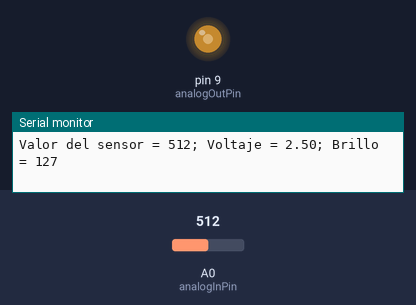
Simulated run of this sketch. Board: Arduino Uno, built with avr-gcc and run on an emulated ATmega328P. On the bench: output pins drawn as LEDs (lit = HIGH), the last lines printed to the serial monitor. The test bench sets the inputs (shaded band); at power-on: A0 (analogInPin) = 512.

Above: at 1.2 s.
1.3 s: A0 (analogInPin) set to 420
At 1.7 s:
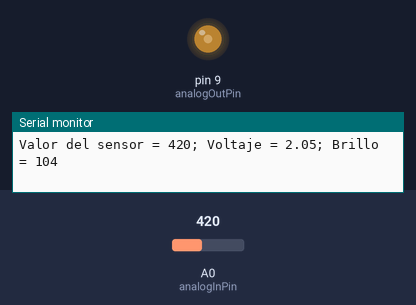
4.3 s: A0 (analogInPin) set to 388
At 5.5 s:
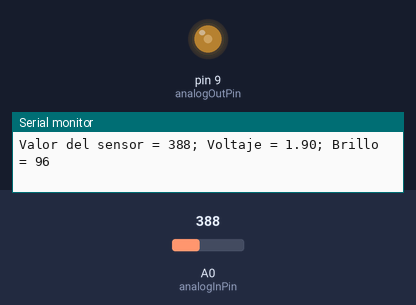
5.8 s: A0 (analogInPin) set to 716
At 6.2 s:
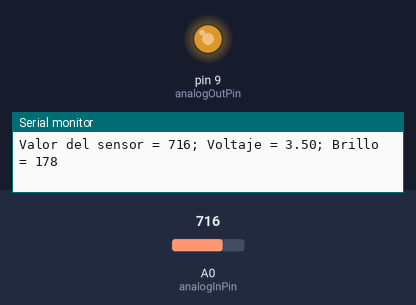
7.3 s: A0 (analogInPin) set to 122
At 8.0 s:
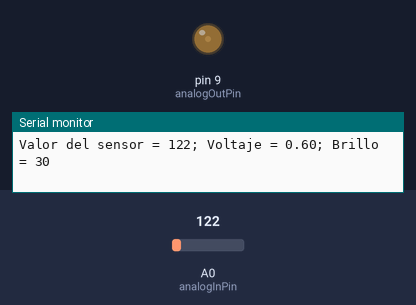
8.8 s: A0 (analogInPin) set to 110
At 9.9 s:
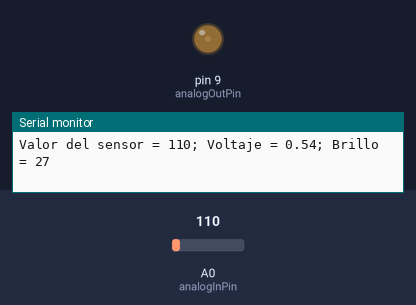
11.8 s: A0 (analogInPin) set to 92
At 12.2 s:
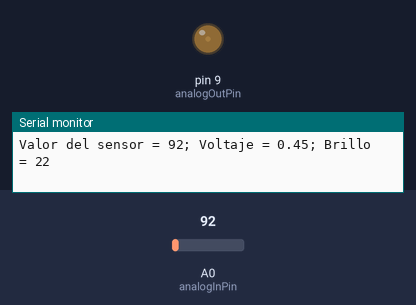
Timing chart, 0 to 14.8 s (numbered marks = the images above; inputs shaded):
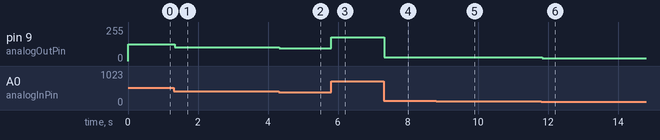

Measured:
- after the input at 1.3 s, pin 9 (analogOutPin): 127/255 → 104/255 at once
- after the input at 4.3 s, pin 9 (analogOutPin): 104/255 → 96/255 at once
- after the input at 5.8 s, pin 9 (analogOutPin): 96/255 → 178/255 at once
- after the input at 7.3 s, pin 9 (analogOutPin): 178/255 → 30/255 at once
- after the input at 8.8 s, pin 9 (analogOutPin): 30/255 → 27/255 at once
- after the input at 11.8 s, pin 9 (analogOutPin): 27/255 → 22/255 at once

The sketch:

AnalogInOutSerialModificado.ino
```cpp
// These constants won't change. They're used to give names to the pins used:
const int analogInPin = A0;  // Analog input pin that the potentiometer is attached to
const int analogOutPin = 9; // Analog output pin that the LED is attached to

int sensorValue = 0;        // value read from the pot
int outputValue = 0;        // value output to the PWM (analog out)
float voltaje = 0;

void setup() {
  // initialize serial communications at 9600 bps:
  Serial.begin(9600);
}

void loop() {
  // read the analog in value:
  sensorValue = analogRead(analogInPin);
  voltaje = sensorValue * 5.0 / 1023.0;
  // map it to the range of the analog out:
  outputValue = map(sensorValue, 0, 1023, 0, 255);
  // change the analog out value:
  analogWrite(analogOutPin, outputValue);

  // print the results to the Serial Monitor:
  Serial.print("Valor del sensor = ");
  Serial.print(sensorValue);
  Serial.print("; Voltaje = ");
  Serial.print(voltaje);
  Serial.print("; Brillo = ");
  Serial.println(outputValue);

  // wait 2 milliseconds before the next loop for the analog-to-digital
  // converter to settle after the last reading:
  delay(2);
}
```
